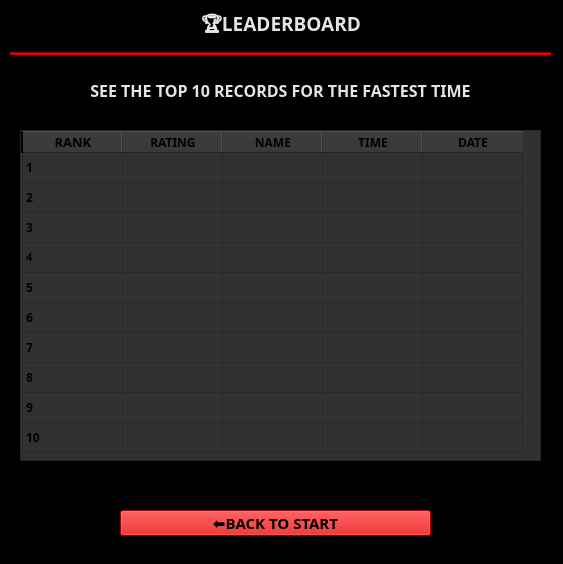
<?xml version="1.0" encoding="UTF-8"?>
<ui version="4.0">
 <class>Form</class>
 <widget class="QWidget" name="Form">
  <property name="geometry">
   <rect>
    <x>0</x>
    <y>0</y>
    <width>563</width>
    <height>564</height>
   </rect>
  </property>
  <property name="minimumSize">
   <size>
    <width>563</width>
    <height>564</height>
   </size>
  </property>
  <property name="maximumSize">
   <size>
    <width>563</width>
    <height>564</height>
   </size>
  </property>
  <property name="windowTitle">
   <string>Form</string>
  </property>
  <widget class="QFrame" name="frame">
   <property name="geometry">
    <rect>
     <x>0</x>
     <y>0</y>
     <width>563</width>
     <height>564</height>
    </rect>
   </property>
   <property name="minimumSize">
    <size>
     <width>563</width>
     <height>564</height>
    </size>
   </property>
   <property name="maximumSize">
    <size>
     <width>563</width>
     <height>564</height>
    </size>
   </property>
   <property name="styleSheet">
    <string notr="true">background-color:black</string>
   </property>
   <property name="frameShape">
    <enum>QFrame::Shape::StyledPanel</enum>
   </property>
   <property name="frameShadow">
    <enum>QFrame::Shadow::Raised</enum>
   </property>
   <widget class="QWidget" name="layoutWidget">
    <property name="geometry">
     <rect>
      <x>10</x>
      <y>10</y>
      <width>541</width>
      <height>45</height>
     </rect>
    </property>
    <layout class="QVBoxLayout" name="verticalLayout">
     <item>
      <layout class="QHBoxLayout" name="horizontalLayout">
       <item>
        <spacer name="horizontalSpacer">
         <property name="orientation">
          <enum>Qt::Orientation::Horizontal</enum>
         </property>
         <property name="sizeHint" stdset="0">
          <size>
           <width>40</width>
           <height>20</height>
          </size>
         </property>
        </spacer>
       </item>
       <item>
        <widget class="QLabel" name="label">
         <property name="palette">
          <palette>
           <active>
            <colorrole role="WindowText">
             <brush brushstyle="SolidPattern">
              <color alpha="228">
               <red>255</red>
               <green>255</green>
               <blue>255</blue>
              </color>
             </brush>
            </colorrole>
            <colorrole role="Button">
             <brush brushstyle="SolidPattern">
              <color alpha="255">
               <red>0</red>
               <green>0</green>
               <blue>0</blue>
              </color>
             </brush>
            </colorrole>
            <colorrole role="Base">
             <brush brushstyle="SolidPattern">
              <color alpha="255">
               <red>0</red>
               <green>0</green>
               <blue>0</blue>
              </color>
             </brush>
            </colorrole>
            <colorrole role="Window">
             <brush brushstyle="SolidPattern">
              <color alpha="255">
               <red>0</red>
               <green>0</green>
               <blue>0</blue>
              </color>
             </brush>
            </colorrole>
           </active>
           <inactive>
            <colorrole role="WindowText">
             <brush brushstyle="SolidPattern">
              <color alpha="228">
               <red>255</red>
               <green>255</green>
               <blue>255</blue>
              </color>
             </brush>
            </colorrole>
            <colorrole role="Button">
             <brush brushstyle="SolidPattern">
              <color alpha="255">
               <red>0</red>
               <green>0</green>
               <blue>0</blue>
              </color>
             </brush>
            </colorrole>
            <colorrole role="Base">
             <brush brushstyle="SolidPattern">
              <color alpha="255">
               <red>0</red>
               <green>0</green>
               <blue>0</blue>
              </color>
             </brush>
            </colorrole>
            <colorrole role="Window">
             <brush brushstyle="SolidPattern">
              <color alpha="255">
               <red>0</red>
               <green>0</green>
               <blue>0</blue>
              </color>
             </brush>
            </colorrole>
           </inactive>
           <disabled>
            <colorrole role="Button">
             <brush brushstyle="SolidPattern">
              <color alpha="255">
               <red>0</red>
               <green>0</green>
               <blue>0</blue>
              </color>
             </brush>
            </colorrole>
            <colorrole role="Base">
             <brush brushstyle="SolidPattern">
              <color alpha="255">
               <red>0</red>
               <green>0</green>
               <blue>0</blue>
              </color>
             </brush>
            </colorrole>
            <colorrole role="Window">
             <brush brushstyle="SolidPattern">
              <color alpha="255">
               <red>0</red>
               <green>0</green>
               <blue>0</blue>
              </color>
             </brush>
            </colorrole>
           </disabled>
          </palette>
         </property>
         <property name="font">
          <font>
           <family>Gill Sans</family>
           <pointsize>14</pointsize>
           <bold>true</bold>
          </font>
         </property>
         <property name="text">
          <string>🏆LEADERBOARD</string>
         </property>
        </widget>
       </item>
       <item>
        <spacer name="horizontalSpacer_2">
         <property name="orientation">
          <enum>Qt::Orientation::Horizontal</enum>
         </property>
         <property name="sizeHint" stdset="0">
          <size>
           <width>40</width>
           <height>20</height>
          </size>
         </property>
        </spacer>
       </item>
      </layout>
     </item>
     <item>
      <spacer name="verticalSpacer">
       <property name="orientation">
        <enum>Qt::Orientation::Vertical</enum>
       </property>
       <property name="sizeHint" stdset="0">
        <size>
         <width>20</width>
         <height>40</height>
        </size>
       </property>
      </spacer>
     </item>
     <item>
      <widget class="Line" name="line">
       <property name="styleSheet">
        <string notr="true">background-color:rgb(216, 0, 0)</string>
       </property>
       <property name="orientation">
        <enum>Qt::Orientation::Horizontal</enum>
       </property>
      </widget>
     </item>
    </layout>
   </widget>
   <widget class="QTableWidget" name="tableWidget">
    <property name="geometry">
     <rect>
      <x>20</x>
      <y>130</y>
      <width>521</width>
      <height>331</height>
     </rect>
    </property>
    <property name="palette">
     <palette>
      <active>
       <colorrole role="WindowText">
        <brush brushstyle="SolidPattern">
         <color alpha="228">
          <red>255</red>
          <green>255</green>
          <blue>255</blue>
         </color>
        </brush>
       </colorrole>
       <colorrole role="Button">
        <brush brushstyle="SolidPattern">
         <color alpha="255">
          <red>49</red>
          <green>49</green>
          <blue>49</blue>
         </color>
        </brush>
       </colorrole>
       <colorrole role="Base">
        <brush brushstyle="SolidPattern">
         <color alpha="255">
          <red>49</red>
          <green>49</green>
          <blue>49</blue>
         </color>
        </brush>
       </colorrole>
       <colorrole role="Window">
        <brush brushstyle="SolidPattern">
         <color alpha="255">
          <red>49</red>
          <green>49</green>
          <blue>49</blue>
         </color>
        </brush>
       </colorrole>
       <colorrole role="PlaceholderText">
        <brush brushstyle="SolidPattern">
         <color alpha="128">
          <red>255</red>
          <green>255</green>
          <blue>255</blue>
         </color>
        </brush>
       </colorrole>
      </active>
      <inactive>
       <colorrole role="WindowText">
        <brush brushstyle="SolidPattern">
         <color alpha="228">
          <red>255</red>
          <green>255</green>
          <blue>255</blue>
         </color>
        </brush>
       </colorrole>
       <colorrole role="Button">
        <brush brushstyle="SolidPattern">
         <color alpha="255">
          <red>49</red>
          <green>49</green>
          <blue>49</blue>
         </color>
        </brush>
       </colorrole>
       <colorrole role="Base">
        <brush brushstyle="SolidPattern">
         <color alpha="255">
          <red>49</red>
          <green>49</green>
          <blue>49</blue>
         </color>
        </brush>
       </colorrole>
       <colorrole role="Window">
        <brush brushstyle="SolidPattern">
         <color alpha="255">
          <red>49</red>
          <green>49</green>
          <blue>49</blue>
         </color>
        </brush>
       </colorrole>
       <colorrole role="PlaceholderText">
        <brush brushstyle="SolidPattern">
         <color alpha="128">
          <red>255</red>
          <green>255</green>
          <blue>255</blue>
         </color>
        </brush>
       </colorrole>
      </inactive>
      <disabled>
       <colorrole role="Button">
        <brush brushstyle="SolidPattern">
         <color alpha="255">
          <red>49</red>
          <green>49</green>
          <blue>49</blue>
         </color>
        </brush>
       </colorrole>
       <colorrole role="Base">
        <brush brushstyle="SolidPattern">
         <color alpha="255">
          <red>49</red>
          <green>49</green>
          <blue>49</blue>
         </color>
        </brush>
       </colorrole>
       <colorrole role="Window">
        <brush brushstyle="SolidPattern">
         <color alpha="255">
          <red>49</red>
          <green>49</green>
          <blue>49</blue>
         </color>
        </brush>
       </colorrole>
       <colorrole role="PlaceholderText">
        <brush brushstyle="SolidPattern">
         <color alpha="128">
          <red>255</red>
          <green>255</green>
          <blue>255</blue>
         </color>
        </brush>
       </colorrole>
      </disabled>
     </palette>
    </property>
    <property name="styleSheet">
     <string notr="true">background-color:rgb(49, 49, 49)</string>
    </property>
    <row>
     <property name="text">
      <string/>
     </property>
    </row>
    <row>
     <property name="text">
      <string/>
     </property>
     <property name="foreground">
      <brush brushstyle="NoBrush">
       <color alpha="255">
        <red>255</red>
        <green>255</green>
        <blue>255</blue>
       </color>
      </brush>
     </property>
    </row>
    <row>
     <property name="text">
      <string/>
     </property>
    </row>
    <row>
     <property name="text">
      <string/>
     </property>
    </row>
    <row>
     <property name="text">
      <string/>
     </property>
    </row>
    <row>
     <property name="text">
      <string/>
     </property>
    </row>
    <row>
     <property name="text">
      <string/>
     </property>
    </row>
    <row>
     <property name="text">
      <string/>
     </property>
    </row>
    <row>
     <property name="text">
      <string/>
     </property>
    </row>
    <row>
     <property name="text">
      <string/>
     </property>
    </row>
    <column>
     <property name="text">
      <string>RANK</string>
     </property>
     <property name="font">
      <font>
       <family>Gill Sans</family>
       <pointsize>10</pointsize>
       <bold>true</bold>
      </font>
     </property>
     <property name="background">
      <color>
       <red>211</red>
       <green>0</green>
       <blue>0</blue>
      </color>
     </property>
    </column>
    <column>
     <property name="text">
      <string>RATING</string>
     </property>
     <property name="font">
      <font>
       <family>Gill Sans</family>
       <bold>true</bold>
      </font>
     </property>
     <property name="background">
      <color>
       <red>211</red>
       <green>0</green>
       <blue>0</blue>
      </color>
     </property>
    </column>
    <column>
     <property name="text">
      <string>NAME</string>
     </property>
     <property name="font">
      <font>
       <family>Gill Sans</family>
       <bold>true</bold>
      </font>
     </property>
     <property name="background">
      <color>
       <red>214</red>
       <green>0</green>
       <blue>0</blue>
      </color>
     </property>
    </column>
    <column>
     <property name="text">
      <string>TIME</string>
     </property>
     <property name="font">
      <font>
       <family>Gill Sans</family>
       <bold>true</bold>
      </font>
     </property>
     <property name="background">
      <color>
       <red>214</red>
       <green>0</green>
       <blue>0</blue>
      </color>
     </property>
    </column>
    <column>
     <property name="text">
      <string>DATE</string>
     </property>
     <property name="font">
      <font>
       <family>Gill Sans</family>
       <bold>true</bold>
      </font>
     </property>
     <property name="background">
      <color>
       <red>214</red>
       <green>0</green>
       <blue>0</blue>
      </color>
     </property>
    </column>
    <item row="0" column="0">
     <property name="text">
      <string>1</string>
     </property>
     <property name="font">
      <font>
       <family>Gill Sans</family>
       <bold>true</bold>
      </font>
     </property>
     <property name="background">
      <brush brushstyle="NoBrush">
       <color alpha="255">
        <red>198</red>
        <green>0</green>
        <blue>0</blue>
       </color>
      </brush>
     </property>
     <property name="foreground">
      <brush brushstyle="NoBrush">
       <color alpha="255">
        <red>255</red>
        <green>255</green>
        <blue>255</blue>
       </color>
      </brush>
     </property>
    </item>
    <item row="1" column="0">
     <property name="text">
      <string>2</string>
     </property>
     <property name="font">
      <font>
       <family>Gill Sans</family>
       <bold>true</bold>
      </font>
     </property>
     <property name="foreground">
      <brush brushstyle="NoBrush">
       <color alpha="255">
        <red>255</red>
        <green>255</green>
        <blue>255</blue>
       </color>
      </brush>
     </property>
    </item>
    <item row="2" column="0">
     <property name="text">
      <string>3</string>
     </property>
     <property name="font">
      <font>
       <family>Gill Sans</family>
       <bold>true</bold>
      </font>
     </property>
     <property name="foreground">
      <brush brushstyle="NoBrush">
       <color alpha="255">
        <red>255</red>
        <green>255</green>
        <blue>255</blue>
       </color>
      </brush>
     </property>
    </item>
    <item row="3" column="0">
     <property name="text">
      <string>4</string>
     </property>
     <property name="font">
      <font>
       <family>Gill Sans</family>
       <pointsize>8</pointsize>
       <bold>true</bold>
      </font>
     </property>
     <property name="foreground">
      <brush brushstyle="NoBrush">
       <color alpha="255">
        <red>255</red>
        <green>255</green>
        <blue>255</blue>
       </color>
      </brush>
     </property>
    </item>
    <item row="4" column="0">
     <property name="text">
      <string>5</string>
     </property>
     <property name="font">
      <font>
       <family>Gill Sans</family>
       <bold>true</bold>
      </font>
     </property>
     <property name="foreground">
      <brush brushstyle="NoBrush">
       <color alpha="255">
        <red>255</red>
        <green>255</green>
        <blue>255</blue>
       </color>
      </brush>
     </property>
    </item>
    <item row="5" column="0">
     <property name="text">
      <string>6</string>
     </property>
     <property name="font">
      <font>
       <family>Gill Sans</family>
       <bold>true</bold>
      </font>
     </property>
     <property name="foreground">
      <brush brushstyle="NoBrush">
       <color alpha="255">
        <red>255</red>
        <green>255</green>
        <blue>255</blue>
       </color>
      </brush>
     </property>
    </item>
    <item row="6" column="0">
     <property name="text">
      <string>7</string>
     </property>
     <property name="font">
      <font>
       <family>Gill Sans</family>
       <bold>true</bold>
      </font>
     </property>
     <property name="foreground">
      <brush brushstyle="NoBrush">
       <color alpha="255">
        <red>255</red>
        <green>255</green>
        <blue>255</blue>
       </color>
      </brush>
     </property>
    </item>
    <item row="7" column="0">
     <property name="text">
      <string>8</string>
     </property>
     <property name="font">
      <font>
       <family>Gill Sans</family>
       <bold>true</bold>
      </font>
     </property>
     <property name="foreground">
      <brush brushstyle="NoBrush">
       <color alpha="255">
        <red>255</red>
        <green>255</green>
        <blue>255</blue>
       </color>
      </brush>
     </property>
    </item>
    <item row="8" column="0">
     <property name="text">
      <string>9</string>
     </property>
     <property name="font">
      <font>
       <family>Gill Sans</family>
       <bold>true</bold>
      </font>
     </property>
     <property name="foreground">
      <brush brushstyle="NoBrush">
       <color alpha="255">
        <red>255</red>
        <green>255</green>
        <blue>255</blue>
       </color>
      </brush>
     </property>
    </item>
    <item row="9" column="0">
     <property name="text">
      <string>10</string>
     </property>
     <property name="font">
      <font>
       <family>Gill Sans</family>
       <bold>true</bold>
      </font>
     </property>
     <property name="foreground">
      <brush brushstyle="NoBrush">
       <color alpha="255">
        <red>255</red>
        <green>255</green>
        <blue>255</blue>
       </color>
      </brush>
     </property>
    </item>
   </widget>
   <widget class="QLabel" name="label_2">
    <property name="geometry">
     <rect>
      <x>70</x>
      <y>70</y>
      <width>421</width>
      <height>41</height>
     </rect>
    </property>
    <property name="palette">
     <palette>
      <active>
       <colorrole role="WindowText">
        <brush brushstyle="SolidPattern">
         <color alpha="228">
          <red>255</red>
          <green>255</green>
          <blue>255</blue>
         </color>
        </brush>
       </colorrole>
       <colorrole role="Button">
        <brush brushstyle="SolidPattern">
         <color alpha="255">
          <red>0</red>
          <green>0</green>
          <blue>0</blue>
         </color>
        </brush>
       </colorrole>
       <colorrole role="Base">
        <brush brushstyle="SolidPattern">
         <color alpha="255">
          <red>0</red>
          <green>0</green>
          <blue>0</blue>
         </color>
        </brush>
       </colorrole>
       <colorrole role="Window">
        <brush brushstyle="SolidPattern">
         <color alpha="255">
          <red>0</red>
          <green>0</green>
          <blue>0</blue>
         </color>
        </brush>
       </colorrole>
      </active>
      <inactive>
       <colorrole role="WindowText">
        <brush brushstyle="SolidPattern">
         <color alpha="228">
          <red>255</red>
          <green>255</green>
          <blue>255</blue>
         </color>
        </brush>
       </colorrole>
       <colorrole role="Button">
        <brush brushstyle="SolidPattern">
         <color alpha="255">
          <red>0</red>
          <green>0</green>
          <blue>0</blue>
         </color>
        </brush>
       </colorrole>
       <colorrole role="Base">
        <brush brushstyle="SolidPattern">
         <color alpha="255">
          <red>0</red>
          <green>0</green>
          <blue>0</blue>
         </color>
        </brush>
       </colorrole>
       <colorrole role="Window">
        <brush brushstyle="SolidPattern">
         <color alpha="255">
          <red>0</red>
          <green>0</green>
          <blue>0</blue>
         </color>
        </brush>
       </colorrole>
      </inactive>
      <disabled>
       <colorrole role="Button">
        <brush brushstyle="SolidPattern">
         <color alpha="255">
          <red>0</red>
          <green>0</green>
          <blue>0</blue>
         </color>
        </brush>
       </colorrole>
       <colorrole role="Base">
        <brush brushstyle="SolidPattern">
         <color alpha="255">
          <red>0</red>
          <green>0</green>
          <blue>0</blue>
         </color>
        </brush>
       </colorrole>
       <colorrole role="Window">
        <brush brushstyle="SolidPattern">
         <color alpha="255">
          <red>0</red>
          <green>0</green>
          <blue>0</blue>
         </color>
        </brush>
       </colorrole>
      </disabled>
     </palette>
    </property>
    <property name="font">
     <font>
      <family>Gill Sans MT</family>
      <bold>true</bold>
     </font>
    </property>
    <property name="text">
     <string>&lt;html&gt;&lt;head/&gt;&lt;body&gt;&lt;p align=&quot;center&quot;&gt;&lt;span style=&quot; font-size:12pt;&quot;&gt;SEE THE TOP 10 RECORDS FOR THE FASTEST TIME&lt;/span&gt;&lt;/p&gt;&lt;/body&gt;&lt;/html&gt;</string>
    </property>
   </widget>
   <widget class="QPushButton" name="backButton">
    <property name="geometry">
     <rect>
      <x>120</x>
      <y>510</y>
      <width>311</width>
      <height>26</height>
     </rect>
    </property>
    <property name="font">
     <font>
      <family>Gill Sans</family>
      <pointsize>11</pointsize>
      <bold>true</bold>
     </font>
    </property>
    <property name="styleSheet">
     <string notr="true">background-color:rgb(208, 0, 0)</string>
    </property>
    <property name="text">
     <string>⬅️BACK TO START</string>
    </property>
   </widget>
  </widget>
 </widget>
 <resources/>
 <connections/>
</ui>
